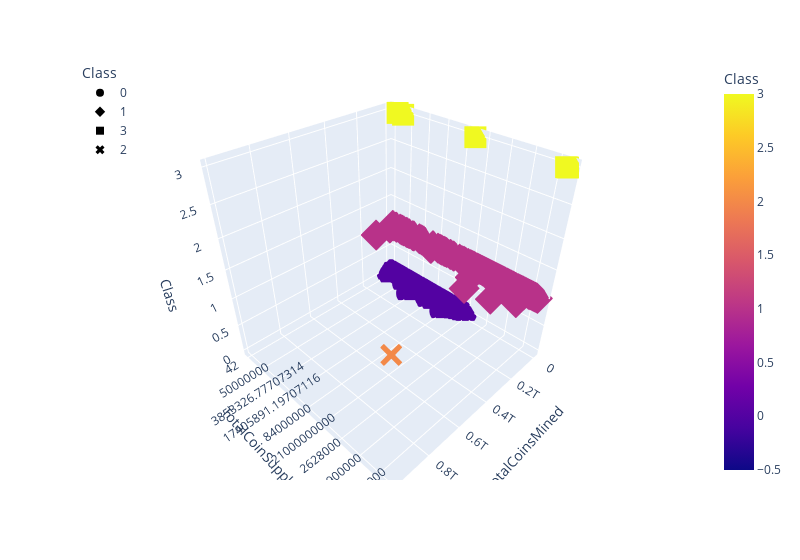

This figure's notebook cell:
### Markdown cell above
### Deliverable 4: Visualizing Cryptocurrencies Results

#### 3D-Scatter with Clusters

### Code cell
# Creating a 3D-Scatter with the PCA data and the clusters
# YOUR CODE HERE
fig = px.scatter_3d(
    clustered_df,
    x="TotalCoinsMined",
    y="TotalCoinSupply",
    z="Class",
    color="Class",
    symbol="Class",
    width=800,
    hover_name = 'CoinName',
    hover_data = clustered_df[['Algorithm']]
)
fig.update_layout(legend=dict(x=0, y=1))
fig.show()

### Figure 1 — Plotly figure (JSON) as saved in the notebook; plotly's stock layout.template omitted (floating-point values rounded to 4 significant figures; data arrays with more than 128 entries replaced by an {"elided": "..."} marker saying what was removed)
{"data": [{"customdata": {"elided": "287x1 str values"}, "hovertemplate": "<b>%{hovertext}</b><br><br>Class=%{marker.color}<br>TotalCoinsMined=%{x}<br>TotalCoinSupply=%{y}<br>Algorithm=%{customdata[0]}<extra></extra>", "hovertext": {"elided": "287 str values"}, "legendgroup": "0", "marker": {"color": {"elided": "287 int values"}, "coloraxis": "coloraxis", "symbol": "circle"}, "mode": "markers", "name": "0", "scene": "scene", "showlegend": true, "type": "scatter3d", "x": {"elided": "287 float values"}, "y": {"elided": "287 str values"}, "z": {"elided": "287 int values"}}, {"customdata": {"elided": "239x1 str values"}, "hovertemplate": "<b>%{hovertext}</b><br><br>Class=%{marker.color}<br>TotalCoinsMined=%{x}<br>TotalCoinSupply=%{y}<br>Algorithm=%{customdata[0]}<extra></extra>", "hovertext": {"elided": "239 str values"}, "legendgroup": "1", "marker": {"color": {"elided": "239 int values"}, "coloraxis": "coloraxis", "symbol": "diamond"}, "mode": "markers", "name": "1", "scene": "scene", "showlegend": true, "type": "scatter3d", "x": {"elided": "239 float values"}, "y": {"elided": "239 str values"}, "z": {"elided": "239 int values"}}, {"customdata": [["Proof-of-BibleHash"], ["SHA-256 + Hive"], ["Proof-of-Authority"], ["ECC 256K1"], ["SHA3-256"], ["Leased POS"]], "hovertemplate": "<b>%{hovertext}</b><br><br>Class=%{marker.color}<br>TotalCoinsMined=%{x}<br>TotalCoinSupply=%{y}<br>Algorithm=%{customdata[0]}<extra></extra>", "hovertext": ["BiblePay", "LitecoinCash", "Poa Network", "Acute Angle Cloud", "Fiii", "Waves"], "legendgroup": "3", "marker": {"color": [3, 3, 3, 3, 3, 3], "coloraxis": "coloraxis", "symbol": "square"}, "mode": "markers", "name": "3", "scene": "scene", "showlegend": true, "type": "scatter3d", "x": [1772000000.0, 638400000.0, 204479039, 1000000000, -5918000000.0, 100000000], "y": ["5200000000", "840000000", "252460800", "1000000000", "5000000000", "100000000"], "z": [3, 3, 3, 3, 3, 3]}, {"customdata": [["TRC10"]], "hovertemplate": "<b>%{hovertext}</b><br><br>Class=%{marker.color}<br>TotalCoinsMined=%{x}<br>TotalCoinSupply=%{y}<br>Algorithm=%{customdata[0]}<extra></extra>", "hovertext": ["BitTorrent"], "legendgroup": "2", "marker": {"color": [2], "coloraxis": "coloraxis", "symbol": "x"}, "mode": "markers", "name": "2", "scene": "scene", "showlegend": true, "type": "scatter3d", "x": [990000000000.0], "y": ["990000000000"], "z": [2]}], "layout": {"coloraxis": {"colorbar": {"title": {"text": "Class"}}, "colorscale": [[0, "#0d0887"], [0.1111, "#46039f"], [0.2222, "#7201a8"], [0.3333, "#9c179e"], [0.4444, "#bd3786"], [0.5556, "#d8576b"], [0.6667, "#ed7953"], [0.7778, "#fb9f3a"], [0.8889, "#fdca26"], [1, "#f0f921"]]}, "legend": {"title": {"text": "Class"}, "tracegroupgap": 0, "x": 0, "y": 1}, "margin": {"t": 60}, "scene": {"domain": {"x": [0, 1], "y": [0, 1]}, "xaxis": {"title": {"text": "TotalCoinsMined"}}, "yaxis": {"title": {"text": "TotalCoinSupply"}}, "zaxis": {"categoryarray": [0, 1, 3, 2], "categoryorder": "array", "title": {"text": "Class"}}}, "width": 800}}
